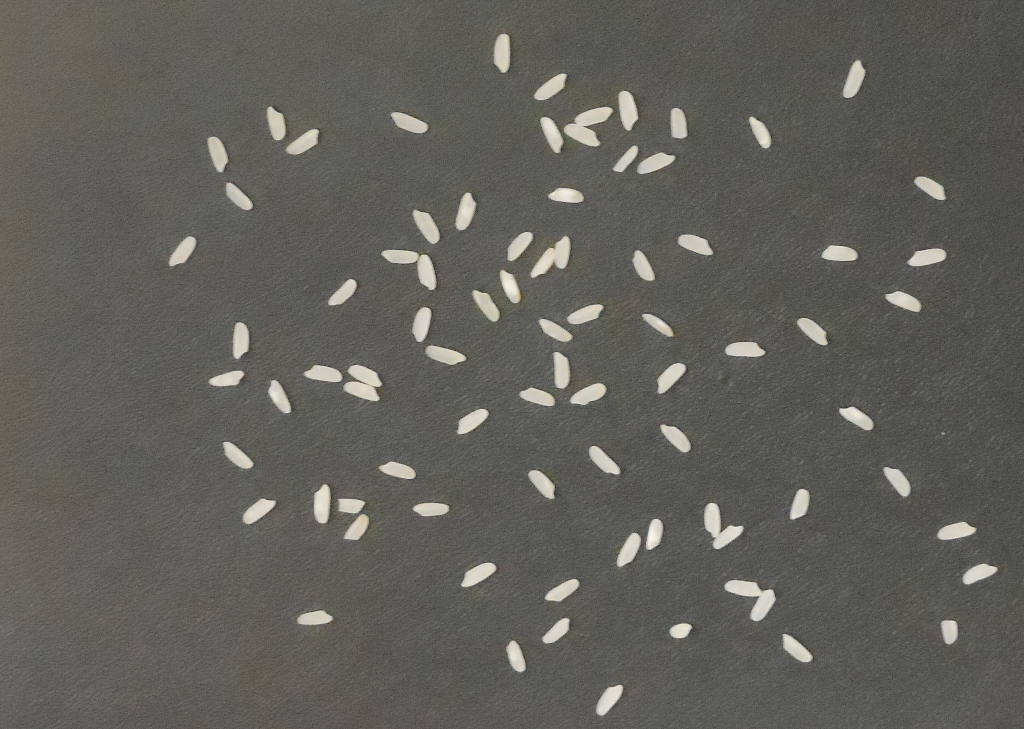
#> input picture 82.bmp, 1024 x 729 px
$ python main.py
#> lines starting #> are read from the running program, lines starting #| are printed output that depends on the picture; after the words box and inside, x2 and y2 are one past the last pixel; in counts of white or black regions, pixels touching at a corner belong together
# ===============================================================================
# Author: Teodoro Valença de Souza Wacholski
# Universidade Tecnológica Federal do Paraná
# ===============================================================================

from math import sqrt
import numpy as np
import cv2
from matplotlib import pyplot as plt
import sys

np.set_printoptions(threshold=sys.maxsize)

# Feel free to change the image.
# There are some images in the project that you can test.
# They are 60.bmp, 82.bmp, 114.bmp, 150.bmp, 205.bmp
INPUT_IMAGE = '82.bmp'

# Set to True if you want to see the
# histograms of the component sizes
HISTOGRAM = True

pxBlob = -1

def flood(label, labelMatrix, y0, x0, n_pixels):
    """
    Flood fill algorithm to label connected components.
    Params:
        label: label value to assign to the connected component
        labelMatrix: matrix representing the labels of each pixel of the image
        y0: starting y-coordinate for flood fill
        x0: starting x-coordinate for flood fill
        n_pixels: current number of pixels in the connected component
    Returns:
        A dictionary containing information about the connected component:
            'T': top edge of the component
            'L': left edge of the component
            'B': bottom edge of the component
            'R': right edge of the component
            'n_pixels': number of pixels in the connected component
    """

    global pxBlob
    labelMatrix[y0,x0] = label
    rows, cols = labelMatrix.shape
    pxBlob += 1
    n_pixels += 1
    n = 0

    # Temporary storage of flood output to compare to info
    temp = {
        'T': y0,
        'L': x0,
        'B': y0,
        'R': x0,
        'n_pixels': 0
    }

    # Flood function output
    info = {
        'T': temp['T'],
        'L': temp['L'],
        'B': temp['B'],
        'R': temp['R'],
        'n_pixels': n_pixels
    }

    # Neighbors array to iterate, taking care to image bounds
    neighbors = [
        labelMatrix[y0 + 1, x0] if (y0 + 1) < rows else 0,
        labelMatrix[y0, x0 + 1] if (x0 + 1) < cols else 0,
        labelMatrix[y0, x0 - 1] if (x0 - 1) >= 0 else 0,
        labelMatrix[y0 - 1, x0] if (y0 - 1) >= 0 else 0,
    ]
    neighborsIndex = [[y0 + 1, x0], [y0, x0 + 1], [y0, x0 - 1], [y0 - 1, x0]]

    # For each neighbor
    for index in range(len(neighbors)):
        # Check for image bounds
        # if ((index == 0 and (y0+1) < rows) or (index == 1 and (x0+1) < cols) or (index == 2 and (x0-1) >= 0) or (index == 3 and (y0-1) >= 0)):
        #     se o vizinho é de interesse e não foi visitado...
        if (
            (index == 0 and (y0 + 1) < rows)
            or (index == 1 and (x0 + 1) < cols)
            or (index == 2 and (x0 - 1) >= 0)
            or (index == 3 and (y0 - 1) >= 0)
        ):
            # If the neighbor is a pixel of interest and was not visited
            if (neighbors[index] == -1):
                # Flood fill in the neighbor
                temp = flood(
                    label,
                    labelMatrix,
                    neighborsIndex[index][0],
                    neighborsIndex[index][1],
                    n_pixels
                )
        # Verify if the bounds have increased
        if (temp['T'] < info['T']):
            info['T'] = temp['T']
        if (temp['B'] > info['B']):
            info['B'] = temp['B']
        if (temp['L'] < info['L']):
            info['L'] = temp['L']
        if (temp['R'] > info['R']):
            info['R'] = temp['R']

        # Sum temp pixels to flood output
        n += temp['n_pixels']

    info['n_pixels'] = n_pixels + n

    return info

#-------------------------------------------------------------------------------

def labeling (img, min_pixels=0):
    """
    Labeling using Flood Fill.
    Params:
        img: input image
        min_pixels: discard components with less than min_pixels
    Returns:
        output_list: a list, where each item is a dictionary with the fields:
            'label': component label
            'n_pixels': component number of pixels
            'T', 'L', 'B', 'R': component edge coordinates (Top, Left, Bottom and Right)
        size_list: a list with component sizes
    """

    global pxBlob

    rows, cols = img.shape

    labelMatrix = np.empty((rows, cols))
    output_list = []
    size_list = []

    # Labels the pixels of interest as unvisited
    for row in range(rows):
        for col in range(cols):
            if (img[row, col] == 0):
                labelMatrix[row, col] = 0
            else:
                labelMatrix[row, col] = -1

    sys.setrecursionlimit(5000)
    label = 1

    # For each pixel
    for row in range(rows):
        for col in range(cols):
            # Flood fill if it's an interest unvisited pixel
            if (labelMatrix[row, col] == -1):
                pxBlob = -1
                n_pixels = 0
                info = flood(label, labelMatrix, row, col, n_pixels)
                component = {
                    "label": label,
                    "n_pixels": info['n_pixels'],
                    'T': info['T'],
                    'L': info['L'],
                    'B': info['B'],
                    'R': info['R']
                }
                if (component['n_pixels'] > min_pixels):
                    output_list.append(component)
                    label += 1
                    size_list.append(pxBlob)

    return output_list, size_list


def main():
    img = cv2.imread(INPUT_IMAGE, cv2.IMREAD_COLOR)
#> img is the input picture: shape (729, 1024, 3); mean B, G, R 90.4, 95.9, 96.8

    # Preprocessing operations
    img_gray = cv2.cvtColor(img, cv2.COLOR_BGR2GRAY)
    img_255 = np.copy(img_gray)
    img_float = img_gray.astype(np.float32) / 255
    cv2.imshow('IMG', img_float)

    img_blur = cv2.medianBlur(img_255, 7)

    img_canny = cv2.Canny(img_blur, 100, 110)
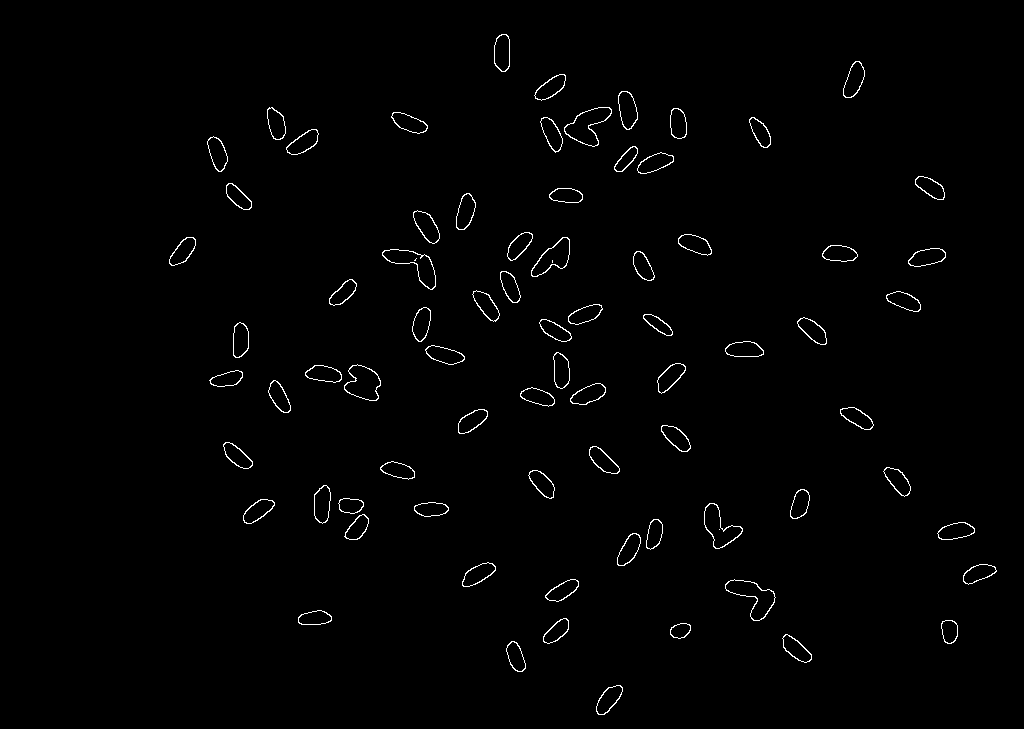
#> img_canny: shape (729, 1024); 1% white in thin lines or dots, all inside (x1, y1, x2, y2) = (169, 34, 997, 715)
    cv2.imshow('Canny', img_canny)

    img_median = cv2.medianBlur(img_float, 5)
    img_median = cv2.medianBlur(img_median, 5)
    cv2.imshow('median twice', img_median)

    img_gaussian = cv2.GaussianBlur(img_median, (301, 301), 0)

    blobs = img_median - img_gaussian
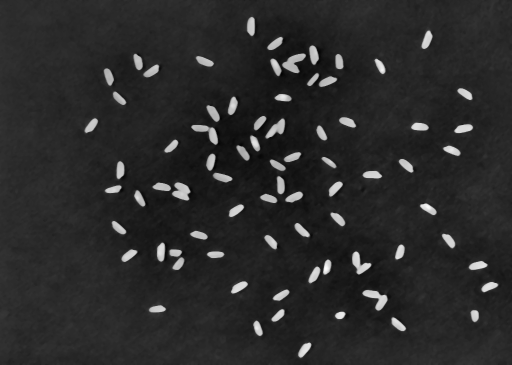
#> blobs: shape (729, 1024) float32 (shown at 1/2 size); min -0.113, max 0.554, mean -8.66e-06; drawn with min black and max white
    blobs = np.where(blobs < 0, 0, blobs)

    cv2.imshow('Blobs', blobs)
    cv2.imshow('Gaussian', img_gaussian)

    _, otsu = cv2.threshold((blobs * 255).astype(np.uint8),0,255,cv2.THRESH_BINARY+cv2.THRESH_OTSU)
#> otsu: shape (729, 1024); 4.5% white; 76 white regions, largest, box (x1, y1, x2, y2) and area: (564, 107, 612, 146) 925, (725, 580, 775, 621) 922, (344, 365, 381, 401) 857
    cv2.imshow('otsu', otsu)

    kernel = np.ones((3, 3))

    erosion = cv2.erode(otsu, kernel, iterations=1)
#> erosion: shape (729, 1024); 3.4% white; 76 white regions, largest, box (x1, y1, x2, y2) and area: (566, 108, 610, 145) 735, (726, 581, 774, 620) 730, (346, 366, 379, 400) 693
    closing = cv2.dilate(erosion, kernel, iterations=1)
#> closing: shape (729, 1024); 4.5% white; 76 white regions, largest, box (x1, y1, x2, y2) and area: (725, 580, 775, 621) 922, (565, 107, 611, 146) 921, (345, 365, 380, 401) 853
    cv2.imshow('closing', closing)

    components, size_list = labeling(closing)
    sizeListCopy = np.copy(size_list)
    size_list.sort()
    median_sizes = np.median(size_list)
    mean = np.mean(size_list)
    std = np.std(size_list)

    print("Median = %.2f" % median_sizes)
#| Median = 801.00
    print("Mean = %.2f" % mean)
#| Mean = 836.16
    print("Standard deviation = %.2f" % std)
#| Standard deviation = 249.24

    # Draw rectangles around the labeled components
    for c in components:
        cv2.rectangle (img, (c ['L'], c ['T']), (c ['R'], c ['B']), (0, 255, 0))
#> this loop made 76 passes
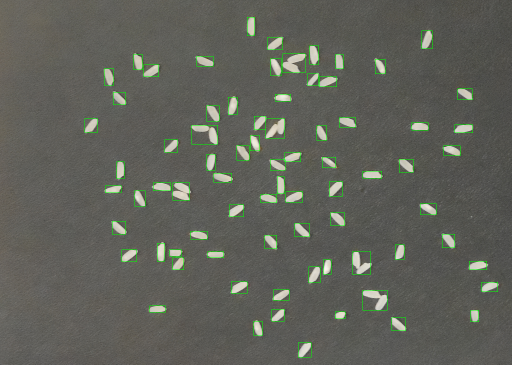
#> img: shape (729, 1024, 3) (shown at 1/2 size); mean B, G, R 89.2, 97.4, 95.5

    figure, axis = plt.subplots(1, 2)

    """
    BoxPlot of size_list
    Note that bp will be used to get some statistical information:
        - Lower Whisker
        - Lower Quartile
        - Median
        - Upper Quartile
        - Upper Whisker
    """
    bp = axis[0].boxplot(size_list)
    axis[0].set_title('Boxplot 1')

    axis[1].violinplot(size_list)
    axis[1].set_title('Violin 1')

    # Statistical analysis
    dict1 = {}
    dict1['lower_whisker'] = bp['whiskers'][0].get_ydata()[1]
    dict1['lower_quartile'] = bp['boxes'][0].get_ydata()[1]
    dict1['median'] = bp['medians'][0].get_ydata()[1]
    dict1['upper_quartile'] = bp['boxes'][0].get_ydata()[2]
    dict1['upper_whisker'] = bp['whiskers'][0].get_ydata()[1]
    print(dict1)
#| {'lower_whisker': 526.0, 'lower_quartile': 718.75, 'median': 801.0, 'upper_quartile': 849.5, 'upper_whisker': 526.0}

    avg_sum = 0
    avg_count = 0

    """
    Here the lower quartile and the median will be use to get the
    average rice size.
    We assume that each component with a size between the lower
    quartile and the median are a single rice.
    """
    # For each component size
    for i in size_list:
        # If the component size is greather than or equal to lower quartile
        # and less than or equal to median
        if (i >= dict1['lower_quartile'] and i <= dict1['median']):
            avg_sum += i
            avg_count += 1
#> this loop made 76 passes
#> i on passes 1 to 8: 446, 493, 526, 544, 591, 656, 658, 672

    # Average rice size
    avg_rice = avg_sum / avg_count

    print('Average rice size: %.2f' % avg_rice)
#| Average rice size: 762.05

    rice_count = 0
    not_remainder = 0
    remainders = []
    denominator = avg_rice

    # For each component/blob size
    for blob in range(len(size_list)):
        # If the component size is less than or equal to average rice size
        if size_list[blob] <= avg_rice:
            component = components[np.where(sizeListCopy == size_list[blob])[0][0]]
            cv2.putText(img, '1', (component['L'], component['T']), cv2.FONT_HERSHEY_COMPLEX, 0.5, (0, 255, 0), 1, cv2.LINE_AA)
            # Every component here will count as a rice
            rice_count += 1
            not_remainder += 1
        else:
            component = components[np.where(sizeListCopy == size_list[blob])[0][0]]
            # Components here will be divided by the average rice size,
            # to get the numbers of rice in the blob
            rice_count += size_list[blob] // denominator
            not_remainder += size_list[blob] // denominator
            # Remainder represents the rest of division between
            # the component and the average rice size.
            # This value will be divided by average rice size * 0.7
            # to verify if it representa a broken rice
            remainder = size_list[blob] % denominator
            cv2.putText(img, str(int(size_list[blob] // denominator) + int(remainder // (denominator * 0.7))), (component['L'], component['T']), cv2.FONT_HERSHEY_COMPLEX, 0.5, (0, 255, 0), 1, cv2.LINE_AA)
            remainders.append(remainder)
            rice_count += remainder // (denominator * 0.7)
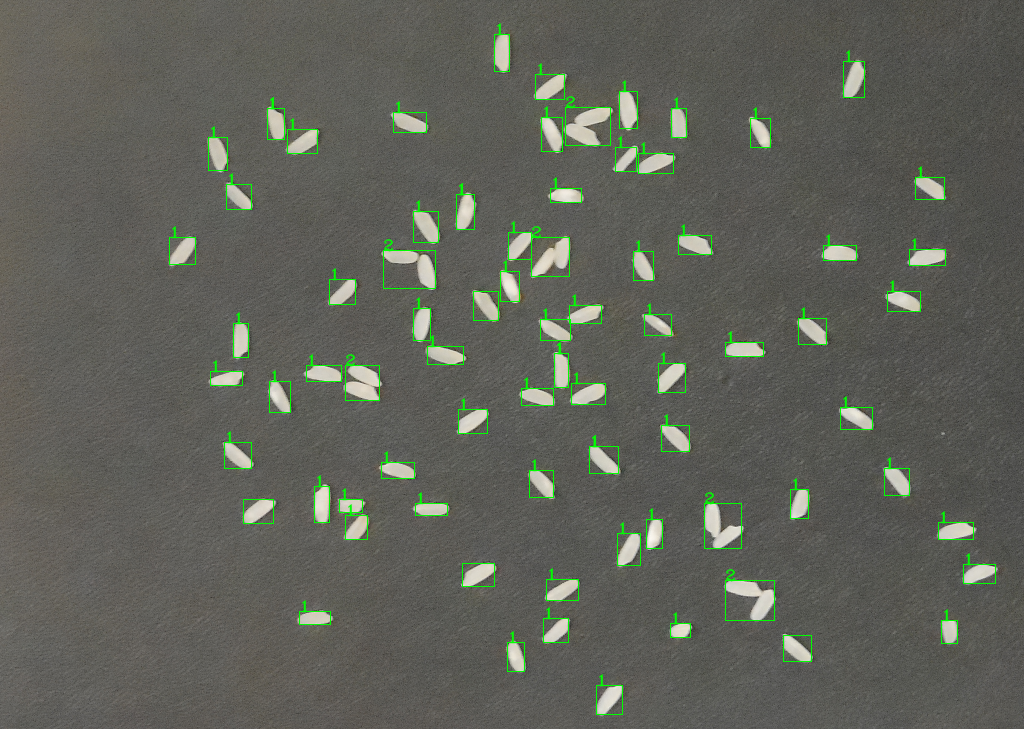
#> img: shape (729, 1024, 3); 0.55% of pixels changed, all inside (x1, y1, x2, y2) = (172, 23, 972, 687)

    print('Rice Count: ', rice_count)
#| Rice Count:  82.0

    cv2.imshow('Rectangles', img)

    if HISTOGRAM:
        figure, axis = plt.subplots(2, 1)
        figure.set_label('Histograms')
        axis[0].hist((img_float*255).ravel(),255,[0,255])
        axis[0].set_title('Original Image')
        axis[1].hist((img_median * 255).ravel(),255,[0,255])
        axis[1].set_title('Median')

    plt.show()
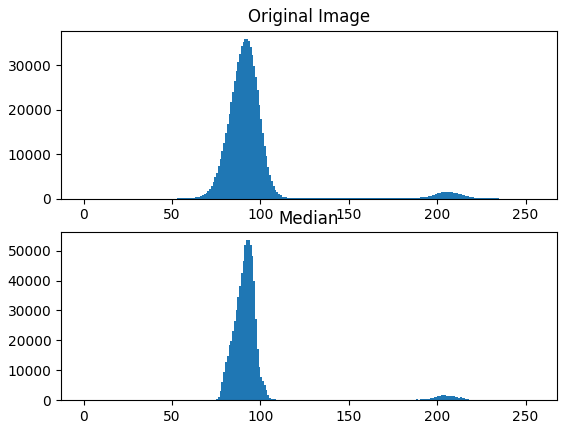
#> figure drawn by matplotlib, 2 panels; panel 1: tallest bar 36050 high, from x = 91 to 92; panel 2: tallest bar 53482 high, from x = 92 to 93
    cv2.waitKey()
    cv2.destroyAllWindows()

if __name__ == '__main__':
    main()

$ run again, with 60.bmp copied over 82.bmp
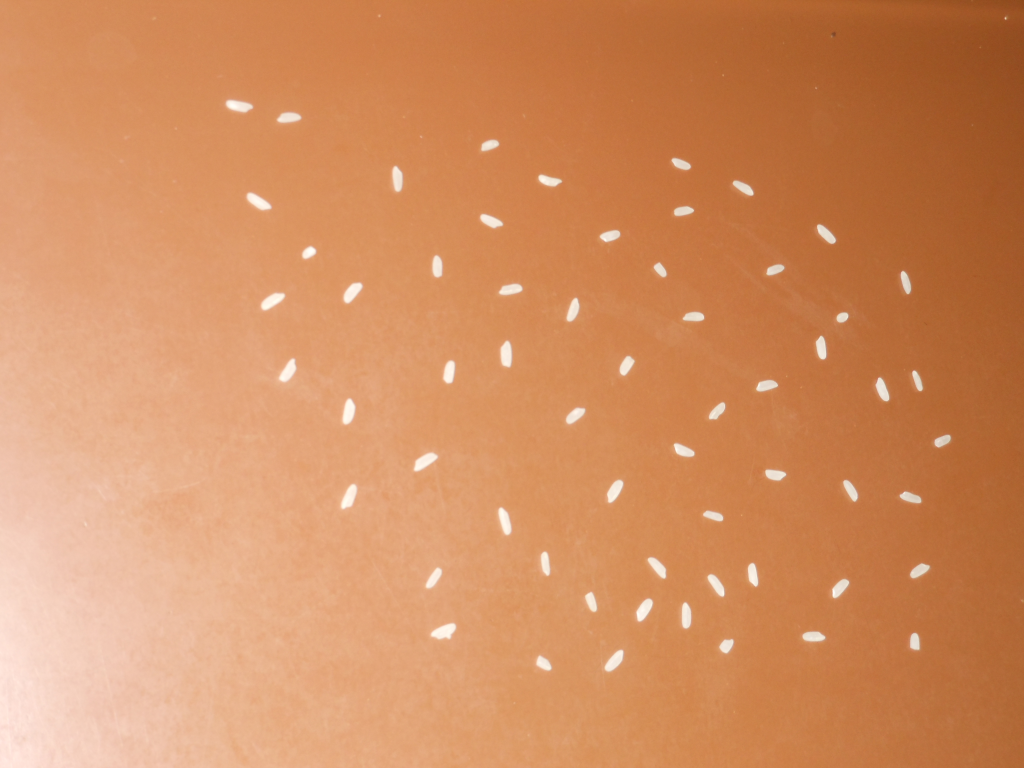
#> input picture 60.bmp, 1024 x 768 px
#> in main, img is the input picture: shape (768, 1024, 3); mean B, G, R 95.8, 141.9, 209.8
#> img_canny: shape (768, 1024); 0.45% white in thin lines or dots, all inside (x1, y1, x2, y2) = (226, 100, 951, 672)
#> otsu: shape (768, 1024); 1.3% white; 60 white regions, largest, box (x1, y1, x2, y2) and area: (432, 624, 456, 639) 244, (500, 342, 512, 367) 230, (261, 293, 284, 310) 229
#> erosion: shape (768, 1024); 0.83% white; 60 white regions, largest, box (x1, y1, x2, y2) and area: (433, 625, 455, 638) 170, (501, 344, 511, 365) 160, (262, 294, 283, 309) 153
#> closing: shape (768, 1024); 1.3% white; 60 white regions, largest, box (x1, y1, x2, y2) and area: (432, 624, 456, 639) 244, (261, 293, 284, 310) 229, (500, 343, 512, 366) 226
#> in main, `components, size_list = labeling(closing)`: components = 60 items; size_list = 60 values, max 449 at index 54, min 156 at index 22, mean 305.8
#> sizeListCopy has the same summary as size_list
#> median_sizes = 303
#> mean = 305.8
#> std = 66.99
#| Median = 303.00
#| Mean = 305.75
#| Standard deviation = 66.99
#> the loop in main, `for c in components:` made 60 passes
#> bp = 6 items
#| {'lower_whisker': 156.0, 'lower_quartile': 260.5, 'median': 303.0, 'upper_quartile': 346.75, 'upper_whisker': 156.0}
#> the loop in main, `for i in size_list:` made 60 passes
#> (i, avg_sum) on passes 16 to 23: (261, 261), (263, 524), (266, 790), (268, 1058), (270, 1328), (286, 1614), (288, 1902), (288, 2190)
#> after the loop in main, `for i in size_list:`: avg_count = 16; avg_sum = 4562
#> avg_rice = 285.1
#| Average rice size: 285.12
#> the loop in main, `for blob in range(len(size_list)):` made 60 passes
#> remainder on passes 21 to 28: 0.875, 2.88, 2.88, 3.88, 7.88, 8.88, 9.88, 11.88
#> after the loop in main, `for blob in range(len(size_list)):`:
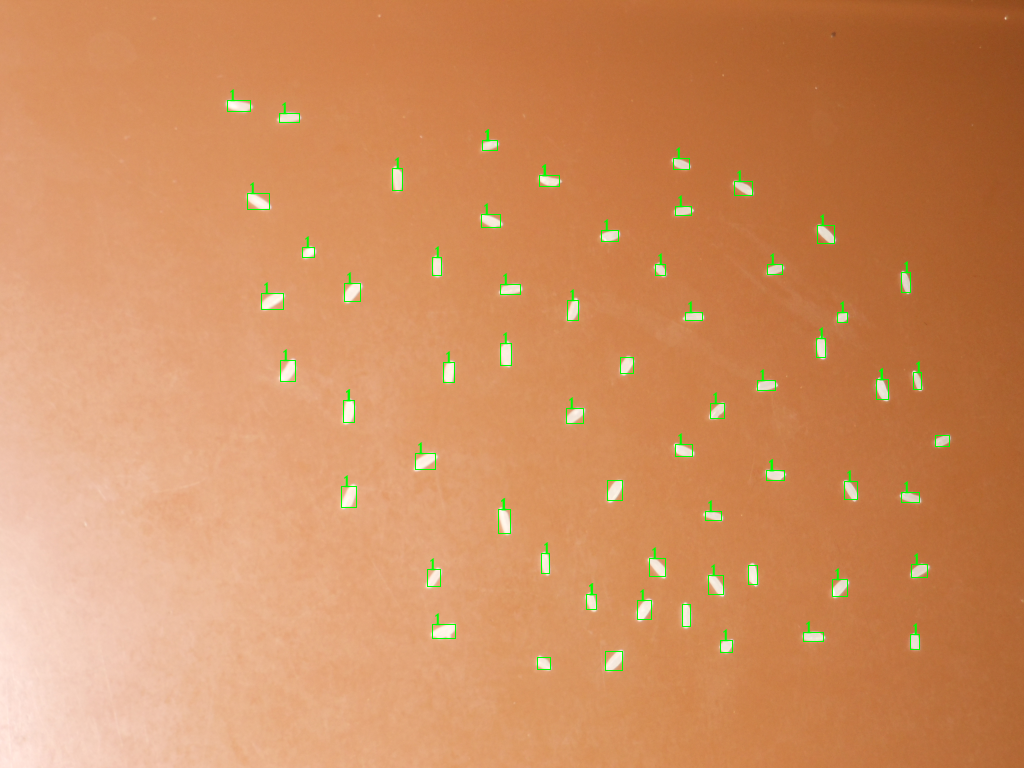
#> img: shape (768, 1024, 3); mean B, G, R 95, 142.4, 208.4
#> after the loop in main, `for blob in range(len(size_list)):`: not_remainder = 60; remainders = 40 values from 0.875 to 163.9; rice_count = 60
#| Rice Count:  60.0
#> in main, `plt.show()`:
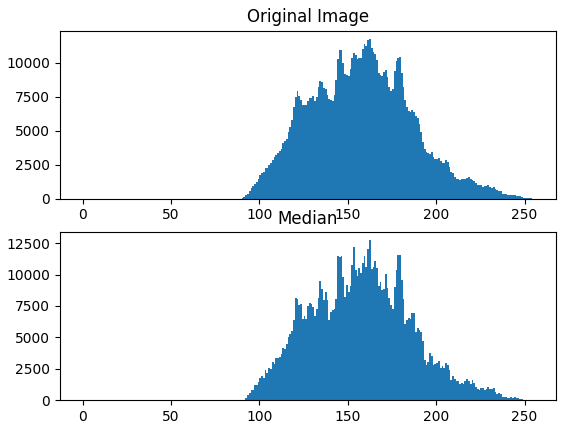
#> figure drawn by matplotlib, 2 panels; panel 1: tallest bar 11779 high, from x = 162 to 163; panel 2: tallest bar 12735 high, from x = 162 to 163
